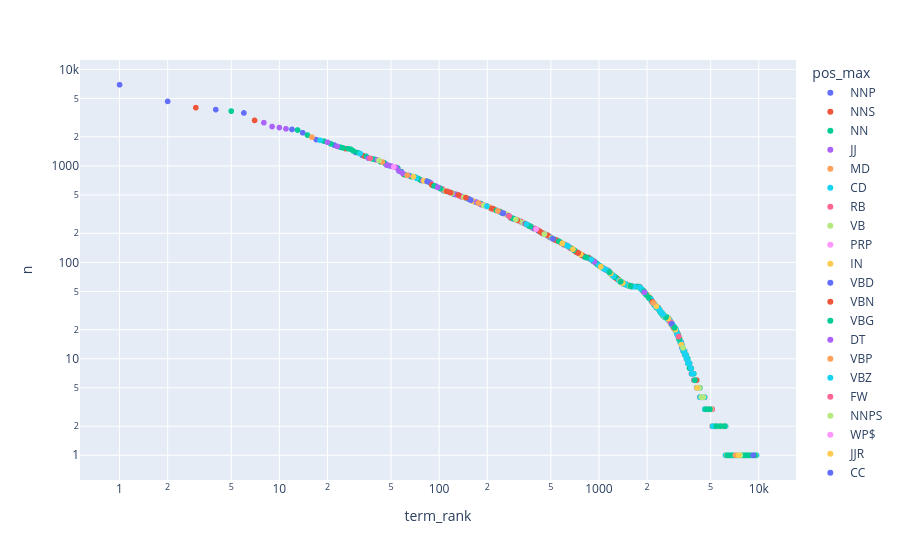

Source (notebook cell):
### Code cell
px.scatter(VSAMP1, x='term_rank', y='n', log_y=True, log_x=True, hover_name='term_str', color='pos_max')

### Figure 1 — Plotly figure (JSON) as saved in the notebook; plotly's stock layout.template omitted (floating-point values rounded to 4 significant figures; data arrays with more than 128 entries replaced by an {"elided": "..."} marker saying what was removed)
{"data": [{"hovertemplate": "<b>%{hovertext}</b><br><br>pos_max=NNP<br>term_rank=%{x}<br>n=%{y}<extra></extra>", "hovertext": {"elided": "702 str values"}, "legendgroup": "NNP", "marker": {"color": "#636efa", "symbol": "circle"}, "mode": "markers", "name": "NNP", "showlegend": true, "type": "scattergl", "x": {"elided": "702 int values"}, "xaxis": "x", "y": {"elided": "702 int values"}, "yaxis": "y"}, {"hovertemplate": "<b>%{hovertext}</b><br><br>pos_max=NNS<br>term_rank=%{x}<br>n=%{y}<extra></extra>", "hovertext": {"elided": "1553 str values"}, "legendgroup": "NNS", "marker": {"color": "#EF553B", "symbol": "circle"}, "mode": "markers", "name": "NNS", "showlegend": true, "type": "scattergl", "x": {"elided": "1553 int values"}, "xaxis": "x", "y": {"elided": "1553 int values"}, "yaxis": "y"}, {"hovertemplate": "<b>%{hovertext}</b><br><br>pos_max=NN<br>term_rank=%{x}<br>n=%{y}<extra></extra>", "hovertext": {"elided": "2694 str values"}, "legendgroup": "NN", "marker": {"color": "#00cc96", "symbol": "circle"}, "mode": "markers", "name": "NN", "showlegend": true, "type": "scattergl", "x": {"elided": "2694 int values"}, "xaxis": "x", "y": {"elided": "2694 int values"}, "yaxis": "y"}, {"hovertemplate": "<b>%{hovertext}</b><br><br>pos_max=JJ<br>term_rank=%{x}<br>n=%{y}<extra></extra>", "hovertext": {"elided": "1540 str values"}, "legendgroup": "JJ", "marker": {"color": "#ab63fa", "symbol": "circle"}, "mode": "markers", "name": "JJ", "showlegend": true, "type": "scattergl", "x": {"elided": "1540 int values"}, "xaxis": "x", "y": {"elided": "1540 int values"}, "yaxis": "y"}, {"hovertemplate": "<b>%{hovertext}</b><br><br>pos_max=MD<br>term_rank=%{x}<br>n=%{y}<extra></extra>", "hovertext": ["must", "may", "would", "shall", "could", "ought", "might"], "legendgroup": "MD", "marker": {"color": "#FFA15A", "symbol": "circle"}, "mode": "markers", "name": "MD", "showlegend": true, "type": "scattergl", "x": [16, 44, 63, 165, 311, 919, 942], "xaxis": "x", "y": [1981, 1097, 798, 428, 273, 103, 101], "yaxis": "y"}, {"hovertemplate": "<b>%{hovertext}</b><br><br>pos_max=CD<br>term_rank=%{x}<br>n=%{y}<extra></extra>", "hovertext": ["one", "th", "two", "three", "four", "five", "eight", "ten", "seven", "million", "hundred", "twenty", "six", "nine", "billion", "undergone", "st", "nd", "ths", "rd", "rds"], "legendgroup": "CD", "marker": {"color": "#19d3f3", "symbol": "circle"}, "mode": "markers", "name": "CD", "showlegend": true, "type": "scattergl", "x": [18, 32, 72, 114, 288, 399, 447, 847, 1173, 1349, 1408, 2064, 2222, 2694, 4424, 4583, 5549, 6096, 7561, 9490, 9491], "xaxis": "x", "y": [1841, 1343, 746, 539, 286, 223, 199, 112, 78, 64, 61, 43, 37, 26, 4, 4, 2, 2, 1, 1, 1], "yaxis": "y"}, {"hovertemplate": "<b>%{hovertext}</b><br><br>pos_max=RB<br>term_rank=%{x}<br>n=%{y}<extra></extra>", "hovertext": {"elided": "403 str values"}, "legendgroup": "RB", "marker": {"color": "#FF6692", "symbol": "circle"}, "mode": "markers", "name": "RB", "showlegend": true, "type": "scattergl", "x": {"elided": "403 int values"}, "xaxis": "x", "y": {"elided": "403 int values"}, "yaxis": "y"}, {"hovertemplate": "<b>%{hovertext}</b><br><br>pos_max=VB<br>term_rank=%{x}<br>n=%{y}<extra></extra>", "hovertext": {"elided": "605 str values"}, "legendgroup": "VB", "marker": {"color": "#B6E880", "symbol": "circle"}, "mode": "markers", "name": "VB", "showlegend": true, "type": "scattergl", "x": {"elided": "605 int values"}, "xaxis": "x", "y": {"elided": "605 int values"}, "yaxis": "y"}, {"hovertemplate": "<b>%{hovertext}</b><br><br>pos_max=PRP<br>term_rank=%{x}<br>n=%{y}<extra></extra>", "hovertext": ["us", "oneself"], "legendgroup": "PRP", "marker": {"color": "#FF97FF", "symbol": "circle"}, "mode": "markers", "name": "PRP", "showlegend": true, "type": "scattergl", "x": [52, 7679], "xaxis": "x", "y": [975, 1], "yaxis": "y"}, {"hovertemplate": "<b>%{hovertext}</b><br><br>pos_max=IN<br>term_rank=%{x}<br>n=%{y}<extra></extra>", "hovertext": ["among", "without", "within", "upon", "throughout", "like", "along", "since", "via", "whether", "unless", "although", "behind", "though", "except", "outside", "inside", "beyond", "per", "near", "blind", "around", "despite", "dislike", "hamper", "across", "toward", "besides", "witness", "undermines", "till", "thereupon", "alongside", "beneath", "unlike", "wherein", "obtuse", "obliterates", "obedience", "pause", "lest", "befell"], "legendgroup": "IN", "marker": {"color": "#FECB52", "symbol": "circle"}, "mode": "markers", "name": "IN", "showlegend": true, "type": "scattergl", "x": [69, 80, 162, 175, 206, 270, 351, 388, 394, 407, 434, 517, 528, 532, 668, 747, 820, 903, 909, 1003, 1813, 1915, 2030, 2414, 2446, 2700, 3029, 3337, 3378, 3462, 4051, 4608, 4658, 4740, 6114, 7143, 7709, 7786, 7870, 7959, 8332, 8818], "xaxis": "x", "y": [772, 702, 433, 413, 374, 306, 248, 226, 224, 218, 205, 175, 171, 171, 140, 124, 113, 106, 105, 92, 54, 50, 44, 31, 30, 26, 20, 13, 12, 11, 6, 3, 3, 3, 2, 1, 1, 1, 1, 1, 1, 1], "yaxis": "y"}, {"hovertemplate": "<b>%{hovertext}</b><br><br>pos_max=VBD<br>term_rank=%{x}<br>n=%{y}<extra></extra>", "hovertext": {"elided": "265 str values"}, "legendgroup": "VBD", "marker": {"color": "#636efa", "symbol": "circle"}, "mode": "markers", "name": "VBD", "showlegend": true, "type": "scattergl", "x": {"elided": "265 int values"}, "xaxis": "x", "y": {"elided": "265 int values"}, "yaxis": "y"}, {"hovertemplate": "<b>%{hovertext}</b><br><br>pos_max=VBN<br>term_rank=%{x}<br>n=%{y}<extra></extra>", "hovertext": {"elided": "648 str values"}, "legendgroup": "VBN", "marker": {"color": "#EF553B", "symbol": "circle"}, "mode": "markers", "name": "VBN", "showlegend": true, "type": "scattergl", "x": {"elided": "648 int values"}, "xaxis": "x", "y": {"elided": "648 int values"}, "yaxis": "y"}, {"hovertemplate": "<b>%{hovertext}</b><br><br>pos_max=VBG<br>term_rank=%{x}<br>n=%{y}<extra></extra>", "hovertext": {"elided": "574 str values"}, "legendgroup": "VBG", "marker": {"color": "#00cc96", "symbol": "circle"}, "mode": "markers", "name": "VBG", "showlegend": true, "type": "scattergl", "x": {"elided": "574 int values"}, "xaxis": "x", "y": {"elided": "574 int values"}, "yaxis": "y"}, {"hovertemplate": "<b>%{hovertext}</b><br><br>pos_max=DT<br>term_rank=%{x}<br>n=%{y}<extra></extra>", "hovertext": ["another", "every", "neither", "tooth", "annes"], "legendgroup": "DT", "marker": {"color": "#ab63fa", "symbol": "circle"}, "mode": "markers", "name": "DT", "showlegend": true, "type": "scattergl", "x": [98, 172, 937, 2077, 7213], "xaxis": "x", "y": [601, 420, 101, 42, 1], "yaxis": "y"}, {"hovertemplate": "<b>%{hovertext}</b><br><br>pos_max=VBP<br>term_rank=%{x}<br>n=%{y}<extra></extra>", "hovertext": {"elided": "135 str values"}, "legendgroup": "VBP", "marker": {"color": "#FFA15A", "symbol": "circle"}, "mode": "markers", "name": "VBP", "showlegend": true, "type": "scattergl", "x": {"elided": "135 int values"}, "xaxis": "x", "y": {"elided": "135 int values"}, "yaxis": "y"}, {"hovertemplate": "<b>%{hovertext}</b><br><br>pos_max=VBZ<br>term_rank=%{x}<br>n=%{y}<extra></extra>", "hovertext": {"elided": "364 str values"}, "legendgroup": "VBZ", "marker": {"color": "#19d3f3", "symbol": "circle"}, "mode": "markers", "name": "VBZ", "showlegend": true, "type": "scattergl", "x": {"elided": "364 int values"}, "xaxis": "x", "y": {"elided": "364 int values"}, "yaxis": "y"}, {"hovertemplate": "<b>%{hovertext}</b><br><br>pos_max=FW<br>term_rank=%{x}<br>n=%{y}<extra></extra>", "hovertext": ["ie", "vulgar", "de", "equip", "la"], "legendgroup": "FW", "marker": {"color": "#FF6692", "symbol": "circle"}, "mode": "markers", "name": "FW", "showlegend": true, "type": "scattergl", "x": [274, 2794, 3950, 5104, 8276], "xaxis": "x", "y": [301, 24, 6, 3, 1], "yaxis": "y"}, {"hovertemplate": "<b>%{hovertext}</b><br><br>pos_max=NNPS<br>term_rank=%{x}<br>n=%{y}<extra></extra>", "hovertext": ["states", "communists", "academies", "harmonians", "italians", "socialists", "abyssinians", "phalanstres", "saints", "seristeries", "chartists", "soviets", "algerians", "alexanders", "conflans", "owenites", "moroccans", "philistines", "germans", "russians", "romans", "quixotes"], "legendgroup": "NNPS", "marker": {"color": "#B6E880", "symbol": "circle"}, "mode": "markers", "name": "NNPS", "showlegend": true, "type": "scattergl", "x": [302, 456, 2561, 4226, 4374, 4501, 4873, 5576, 5899, 5920, 6100, 6449, 7464, 7474, 7677, 8052, 8512, 8664, 8691, 8959, 9165, 9435], "xaxis": "x", "y": [278, 196, 28, 5, 4, 4, 3, 2, 2, 2, 2, 1, 1, 1, 1, 1, 1, 1, 1, 1, 1, 1], "yaxis": "y"}, {"hovertemplate": "<b>%{hovertext}</b><br><br>pos_max=WP$<br>term_rank=%{x}<br>n=%{y}<extra></extra>", "hovertext": ["whose"], "legendgroup": "WP$", "marker": {"color": "#FF97FF", "symbol": "circle"}, "mode": "markers", "name": "WP$", "showlegend": true, "type": "scattergl", "x": [404], "xaxis": "x", "y": [221], "yaxis": "y"}, {"hovertemplate": "<b>%{hovertext}</b><br><br>pos_max=JJR<br>term_rank=%{x}<br>n=%{y}<extra></extra>", "hovertext": ["lower", "higher", "larger", "stronger", "weaker", "deeper", "greater", "earlier", "better", "broader", "smaller", "lesser", "soldier", "bigger", "tiger", "worse", "easier", "cheaper", "slower", "fewer", "richer", "stockholder", "firmer", "wider", "wealthier", "taller", "thicker", "older", "mightier", "borrower", "happier"], "legendgroup": "JJR", "marker": {"color": "#FECB52", "symbol": "circle"}, "mode": "markers", "name": "JJR", "showlegend": true, "type": "scattergl", "x": [514, 589, 687, 765, 1026, 1186, 1356, 1410, 1561, 2000, 2021, 2028, 2282, 2710, 3002, 3276, 3979, 4108, 4905, 5010, 5830, 6311, 6323, 7065, 7164, 7198, 7583, 7672, 8656, 9272, 9516], "xaxis": "x", "y": [175, 157, 137, 121, 90, 77, 64, 61, 57, 46, 45, 44, 35, 26, 20, 14, 6, 5, 3, 3, 2, 1, 1, 1, 1, 1, 1, 1, 1, 1, 1], "yaxis": "y"}, {"hovertemplate": "<b>%{hovertext}</b><br><br>pos_max=CC<br>term_rank=%{x}<br>n=%{y}<extra></extra>", "hovertext": ["either", "sloth", "minus"], "legendgroup": "CC", "marker": {"color": "#636efa", "symbol": "circle"}, "mode": "markers", "name": "CC", "showlegend": true, "type": "scattergl", "x": [515, 2852, 8627], "xaxis": "x", "y": [175, 23, 1], "yaxis": "y"}, {"hovertemplate": "<b>%{hovertext}</b><br><br>pos_max=RBR<br>term_rank=%{x}<br>n=%{y}<extra></extra>", "hovertext": ["less", "faster", "closer", "sharper", "meaningless"], "legendgroup": "RBR", "marker": {"color": "#EF553B", "symbol": "circle"}, "mode": "markers", "name": "RBR", "showlegend": true, "type": "scattergl", "x": [741, 2159, 2955, 4076, 8589], "xaxis": "x", "y": [125, 39, 21, 6, 1], "yaxis": "y"}, {"hovertemplate": "<b>%{hovertext}</b><br><br>pos_max=JJS<br>term_rank=%{x}<br>n=%{y}<extra></extra>", "hovertext": ["best", "west", "slightest", "wealthiest", "manifest", "least", "narrowest", "greatest", "highest", "smallest", "lowest", "poorest", "earliest", "surest", "largest", "fastest", "strongest", "crudest", "simplest", "sharpest", "wisest", "earnest", "easiest", "noblest", "clearest", "lightest", "latest", "longest", "merest", "grossest", "purest"], "legendgroup": "JJS", "marker": {"color": "#00cc96", "symbol": "circle"}, "mode": "markers", "name": "JJS", "showlegend": true, "type": "scattergl", "x": [1164, 1366, 1571, 1911, 1976, 2051, 2628, 2973, 3180, 3982, 4656, 4906, 4949, 5411, 5738, 6095, 6343, 6438, 6509, 6578, 6998, 7425, 7426, 7891, 8239, 8295, 8406, 8412, 8565, 8812, 9465], "xaxis": "x", "y": [79, 63, 57, 50, 46, 43, 27, 21, 16, 6, 3, 3, 3, 2, 2, 2, 1, 1, 1, 1, 1, 1, 1, 1, 1, 1, 1, 1, 1, 1, 1], "yaxis": "y"}, {"hovertemplate": "<b>%{hovertext}</b><br><br>pos_max=WDT<br>term_rank=%{x}<br>n=%{y}<extra></extra>", "hovertext": ["whatever"], "legendgroup": "WDT", "marker": {"color": "#ab63fa", "symbol": "circle"}, "mode": "markers", "name": "WDT", "showlegend": true, "type": "scattergl", "x": [1925], "xaxis": "x", "y": [49], "yaxis": "y"}, {"hovertemplate": "<b>%{hovertext}</b><br><br>pos_max=WP<br>term_rank=%{x}<br>n=%{y}<extra></extra>", "hovertext": ["whoever", "wherever"], "legendgroup": "WP", "marker": {"color": "#FFA15A", "symbol": "circle"}, "mode": "markers", "name": "WP", "showlegend": true, "type": "scattergl", "x": [2181, 7144], "xaxis": "x", "y": [38, 1], "yaxis": "y"}, {"hovertemplate": "<b>%{hovertext}</b><br><br>pos_max=WRB<br>term_rank=%{x}<br>n=%{y}<extra></extra>", "hovertext": ["whenever"], "legendgroup": "WRB", "marker": {"color": "#19d3f3", "symbol": "circle"}, "mode": "markers", "name": "WRB", "showlegend": true, "type": "scattergl", "x": [2516], "xaxis": "x", "y": [29], "yaxis": "y"}, {"hovertemplate": "<b>%{hovertext}</b><br><br>pos_max=UH<br>term_rank=%{x}<br>n=%{y}<extra></extra>", "hovertext": ["yes"], "legendgroup": "UH", "marker": {"color": "#FF6692", "symbol": "circle"}, "mode": "markers", "name": "UH", "showlegend": true, "type": "scattergl", "x": [3148], "xaxis": "x", "y": [17], "yaxis": "y"}, {"hovertemplate": "<b>%{hovertext}</b><br><br>pos_max=RP<br>term_rank=%{x}<br>n=%{y}<extra></extra>", "hovertext": ["aside", "oft"], "legendgroup": "RP", "marker": {"color": "#B6E880", "symbol": "circle"}, "mode": "markers", "name": "RP", "showlegend": true, "type": "scattergl", "x": [3358, 7669], "xaxis": "x", "y": [13, 1], "yaxis": "y"}, {"hovertemplate": "<b>%{hovertext}</b><br><br>pos_max=EX<br>term_rank=%{x}<br>n=%{y}<extra></extra>", "hovertext": ["ecstasy"], "legendgroup": "EX", "marker": {"color": "#FECB52", "symbol": "circle"}, "mode": "markers", "name": "EX", "showlegend": true, "type": "scattergl", "x": [7460], "xaxis": "x", "y": [1], "yaxis": "y"}, {"hovertemplate": "<b>%{hovertext}</b><br><br>pos_max=PRP$<br>term_rank=%{x}<br>n=%{y}<extra></extra>", "hovertext": ["bother"], "legendgroup": "PRP$", "marker": {"color": "#636efa", "symbol": "circle"}, "mode": "markers", "name": "PRP$", "showlegend": true, "type": "scattergl", "x": [9230], "xaxis": "x", "y": [1], "yaxis": "y"}], "layout": {"legend": {"title": {"text": "pos_max"}, "tracegroupgap": 0}, "margin": {"t": 60}, "xaxis": {"anchor": "y", "domain": [0.0, 1.0], "title": {"text": "term_rank"}, "type": "log"}, "yaxis": {"anchor": "x", "domain": [0.0, 1.0], "title": {"text": "n"}, "type": "log"}}}
